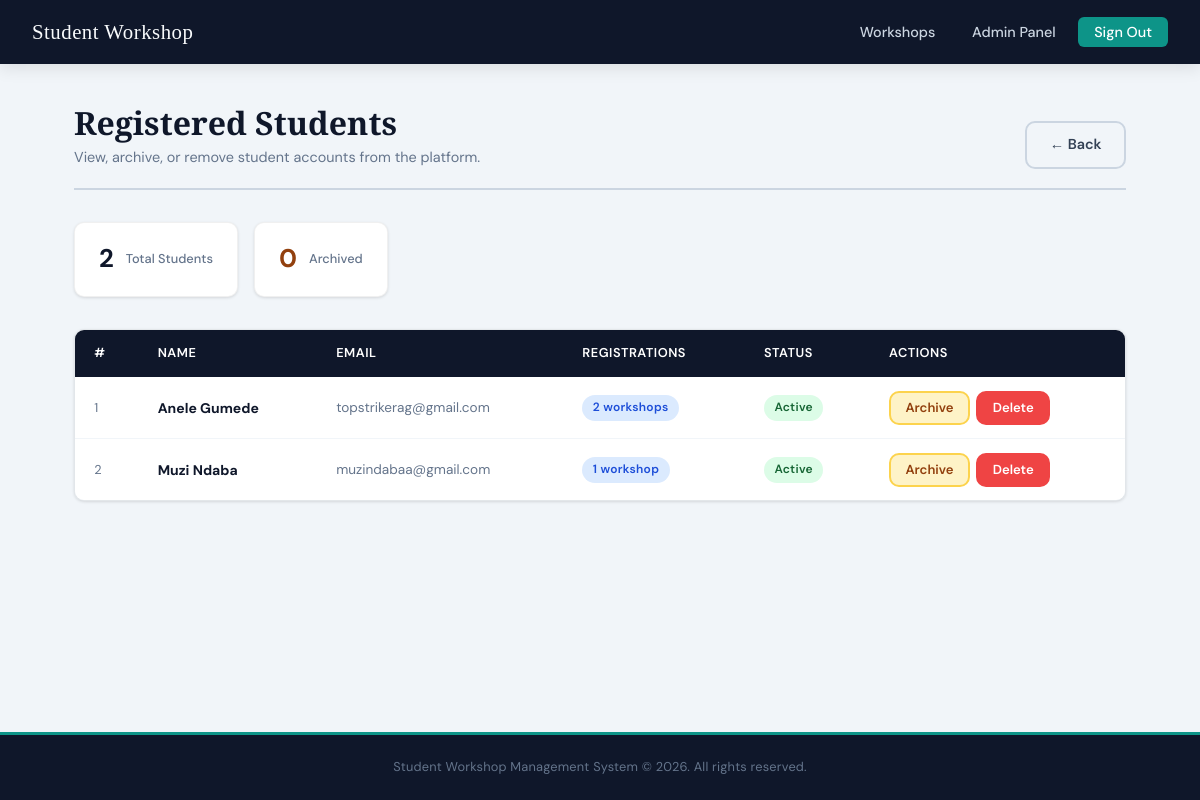
/admin/students (signed in), run on the app's committed database.
### tables this page shows
CREATE TABLE users (
            id       INTEGER PRIMARY KEY AUTOINCREMENT,
            name     TEXT    NOT NULL,
            email    TEXT    NOT NULL UNIQUE,
            password TEXT    NOT NULL,
            role     TEXT    NOT NULL DEFAULT 'student',
            archived INTEGER NOT NULL DEFAULT 0
        );

### app.py (the view)
@app.route('/admin/students')
def admin_students():
    if not require_login(role='admin'):
        return redirect(url_for('login'))
    conn = get_db()
    students = conn.execute('''
        SELECT u.id, u.name, u.email, u.archived,
               COUNT(r.id) AS registration_count
        FROM users u
        LEFT JOIN registrations r ON r.user_id = u.id
        WHERE u.role = 'student'
        GROUP BY u.id
        ORDER BY u.archived ASC, u.name ASC
    ''').fetchall()
    conn.close()
    return render_template('admin_students.html', students=students)

### app.py (called while the page is built)
def get_db():
    conn = sqlite3.connect(DATABASE)
    conn.row_factory = sqlite3.Row
    return conn

def require_login(role=None):
    if 'user_id' not in session:
        flash('Please sign in to access that page.', 'warning')
        return False
    if role and session.get('role') != role:
        flash('You do not have permission to access that page.', 'error')
        return False
    return True

### templates/admin_students.html (shortened to what this page needs)
{% extends 'base.html' %}
{% block content %}
<div class="page-wrapper">
  <div class="page-header">
    <div>
      <h1>Registered Students</h1>
      <p>View, archive, or remove student accounts from the platform.</p>
    </div>
    <a href="{{ url_for('admin_dashboard') }}" class="btn btn-ghost">&larr; Back</a>
  </div>
  <div style="display:flex; gap:1rem; margin-bottom:2rem; flex-wrap:wrap;">
    <div style="
      background:white; border-radius:var(--radius);
      border:1px solid rgba(0,0,0,0.06);
      box-shadow:var(--shadow-sm);
      padding:1rem 1.5rem;
      display:flex; align-items:center; gap:0.75rem;
    ">
      <span style="font-size:1.6rem; font-weight:700; color:var(--navy);">
        {{ students|length }}
      </span>
      <span style="font-size:0.8rem; color:var(--grey-500); font-weight:500;">
        Total Students
      </span>
    </div>
    <div style="
      background:white; border-radius:var(--radius);
      border:1px solid rgba(0,0,0,0.06);
      box-shadow:var(--shadow-sm);
      padding:1rem 1.5rem;
      display:flex; align-items:center; gap:0.75rem;
    ">
      <span style="font-size:1.6rem; font-weight:700; color:#92400e;">
        {% set archived_count = [] %}
        {% for s in students %}
          {% if s.archived %}{% set _ = archived_count.append(1) %}{% endif %}
        {% endfor %}
        {{ archived_count|length }}
      </span>
      <span style="font-size:0.8rem; color:var(--grey-500); font-weight:500;">
        Archived
      </span>
    </div>
  </div>
  {% if students %}
    <div class="table-wrapper">
      <table>
        <thead>
          <tr>
            <th>#</th>
            <th>Name</th>
            <th>Email</th>
            <th>Registrations</th>
            <th>Status</th>
            <th>Actions</th>
          </tr>
        </thead>
        <tbody>
          {% for student in students %}
            <tr class="{{ 'row-archived' if student.archived }}">
              <td style="color:var(--grey-500); font-size:0.8rem;">{{ loop.index }}</td>
              <td>
                <strong style="color:var(--navy);">{{ student.name }}</strong>
              </td>
              <td style="font-size:0.85rem; color:var(--grey-500);">{{ student.email }}</td>
              <td>
                <span class="badge badge-navy">
                  {{ student.registration_count }}
                  workshop{{ 's' if student.registration_count != 1 }}
                </span>
              </td>
              <td>
                {% if student.archived %}
                  <span class="badge" style="background:#fef3c7; color:#92400e;">
                    Archived
                  </span>
                {% else %}
                  <span class="badge badge-green">Active</span>
                {% endif %}
              </td>
              <td>
                <div style="display:flex; gap:0.4rem; flex-wrap:wrap;">
                  <form method="POST"
                    action="{{ url_for('archive_user', user_id=student.id) }}">
                    <button type="submit" class="btn btn-archive btn-sm">
                      {{ 'Restore' if student.archived else 'Archive' }}
                    </button>
                  </form>
                  <form method="POST"
                    action="{{ url_for('delete_user', user_id=student.id) }}"
                    onsubmit="return confirm('Permanently delete {{ student.name }}? This cannot be undone.');">
                    <button type="submit" class="btn btn-danger btn-sm">Delete</button>
                  </form>
                </div>
              </td>
            </tr>
          {% endfor %}
        </tbody>
      </table>
    </div>
  {% endif %}
</div>
{% endblock %}

### static/style.css (style rules this page uses)
:root { --navy: #0f172a; --navy-mid: #1e293b; --teal: #0d9488; --teal-light: #14b8a6; --white: #f8fafc; --grey-100: #f1f5f9; --grey-300: #cbd5e1; --grey-500: #64748b; --grey-700: #334155; --danger: #ef4444; --success: #22c55e; --warning: #f59e0b; --shadow-sm: 0 1px 3px rgba(0,0,0,0.12); --shadow-md: 0 4px 16px rgba(0,0,0,0.10); --shadow-lg: 0 8px 32px rgba(0,0,0,0.15); --radius: 10px; --font-head: 'Playfair Display', serif; --font-body: 'DM Sans', sans-serif; --transition: 0.2s ease; }
*, *::before, *::after { box-sizing: border-box; margin: 0; padding: 0; }
html { scroll-behavior: smooth; }
body { font-family: var(--font-body); background-color: var(--grey-100); color: var(--navy); line-height: 1.6; font-size: 15px; min-height: 100vh; display: flex; flex-direction: column; }
a { color: var(--teal); text-decoration: none; transition: color var(--transition); }
.page-wrapper { max-width: 1100px; margin: 0 auto; padding: 2.5rem 1.5rem; }
.btn { display: inline-flex; align-items: center; gap: 0.4rem; padding: 0.65rem 1.4rem; border-radius: var(--radius); font-family: var(--font-body); font-size: 0.9rem; font-weight: 600; cursor: pointer; border: 2px solid transparent; transition: all var(--transition); text-decoration: none; }
.btn-danger { background: var(--danger); color: white; border-color: var(--danger); }
.btn-ghost { background: transparent; color: var(--grey-700); border-color: var(--grey-300); }
.btn-sm { padding: 0.4rem 0.9rem; font-size: 0.82rem; }
.badge { display: inline-flex; align-items: center; padding: 0.2rem 0.65rem; border-radius: 999px; font-size: 0.75rem; font-weight: 600; letter-spacing: 0.3px; }
.badge-navy { background: #dbeafe; color: #1d4ed8; }
.badge-green { background: #dcfce7; color: #166534; }
.page-header { margin-bottom: 2rem; padding-bottom: 1.2rem; border-bottom: 2px solid var(--grey-300); display: flex; align-items: flex-end; justify-content: space-between; flex-wrap: wrap; gap: 1rem; }
.page-header h1 { font-family: var(--font-head); font-size: clamp(1.5rem, 3vw, 2rem); color: var(--navy); line-height: 1.2; }
.page-header p { color: var(--grey-500); font-size: 0.9rem; margin-top: 0.2rem; }
.table-wrapper { overflow-x: auto; border-radius: var(--radius); box-shadow: var(--shadow-sm); border: 1px solid rgba(0,0,0,0.06); }
table { width: 100%; border-collapse: collapse; background: white; font-size: 0.875rem; }
thead { background: var(--navy); color: white; }
thead th { padding: 0.85rem 1.2rem; text-align: left; font-weight: 600; font-size: 0.8rem; letter-spacing: 0.5px; text-transform: uppercase; }
tbody tr { border-bottom: 1px solid var(--grey-100); transition: background var(--transition); }
tbody tr:last-child { border-bottom: none; }
tbody td { padding: 0.85rem 1.2rem; color: var(--grey-700); vertical-align: middle; }
.btn-archive { background: #fef3c7; color: #92400e; border-color: #fcd34d; }

### data on the page
users: name "Anele Gumede", email "topstrikerag@gmail.com", registration_count "2", registration_count "s", shows "Active", archived "Archive"
users: name "Muzi Ndaba", email "muzindabaa@gmail.com", registration_count "1", shows "Active", archived "Archive"

### other printed values
{{ students|length }} "2"
{{ archived_count|length }} "0"
